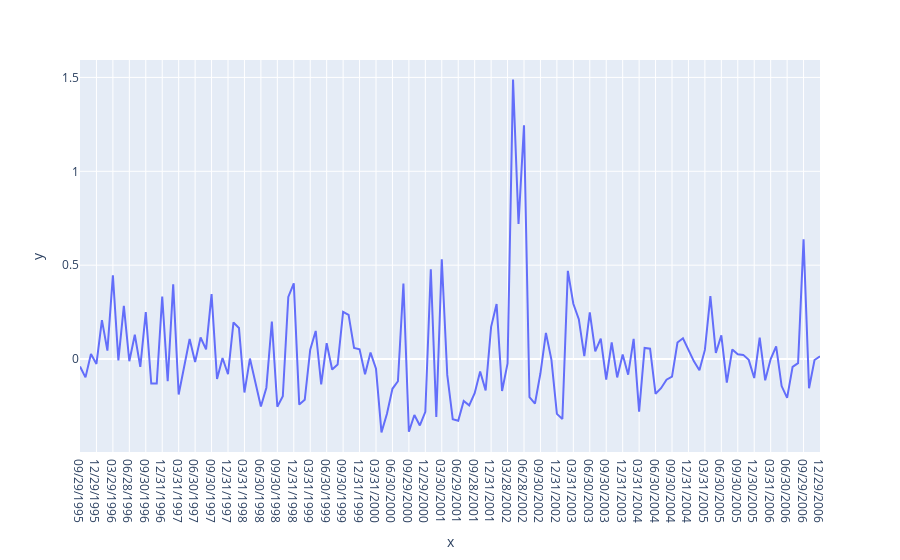

The cell this chart's notebook holds for it:
### Code cell
temp = stocks['SecurityNm'].sample(n=1).values[0]
fig = px.line(x=stocks[stocks["SecurityNm"] == temp]["MthCalDt"], y=stocks[stocks["SecurityNm"] == temp]["MthRet"])
#44602
print(temp)
fig.show()

### Figure 1 — Plotly figure (JSON) as saved in the notebook; plotly's stock layout.template omitted (floating-point values rounded to 4 significant figures; data arrays with more than 128 entries replaced by an {"elided": "..."} marker saying what was removed)
{"data": [{"hovertemplate": "x=%{x}<br>y=%{y}<extra></extra>", "legendgroup": "", "line": {"color": "#636efa", "dash": "solid"}, "marker": {"symbol": "circle"}, "mode": "lines", "name": "", "orientation": "v", "showlegend": false, "type": "scatter", "x": {"elided": "136 str values"}, "xaxis": "x", "y": {"elided": "136 float values"}, "yaxis": "y"}], "layout": {"legend": {"tracegroupgap": 0}, "margin": {"t": 60}, "xaxis": {"anchor": "y", "domain": [0, 1], "title": {"text": "x"}}, "yaxis": {"anchor": "x", "domain": [0, 1], "title": {"text": "y"}}}}
